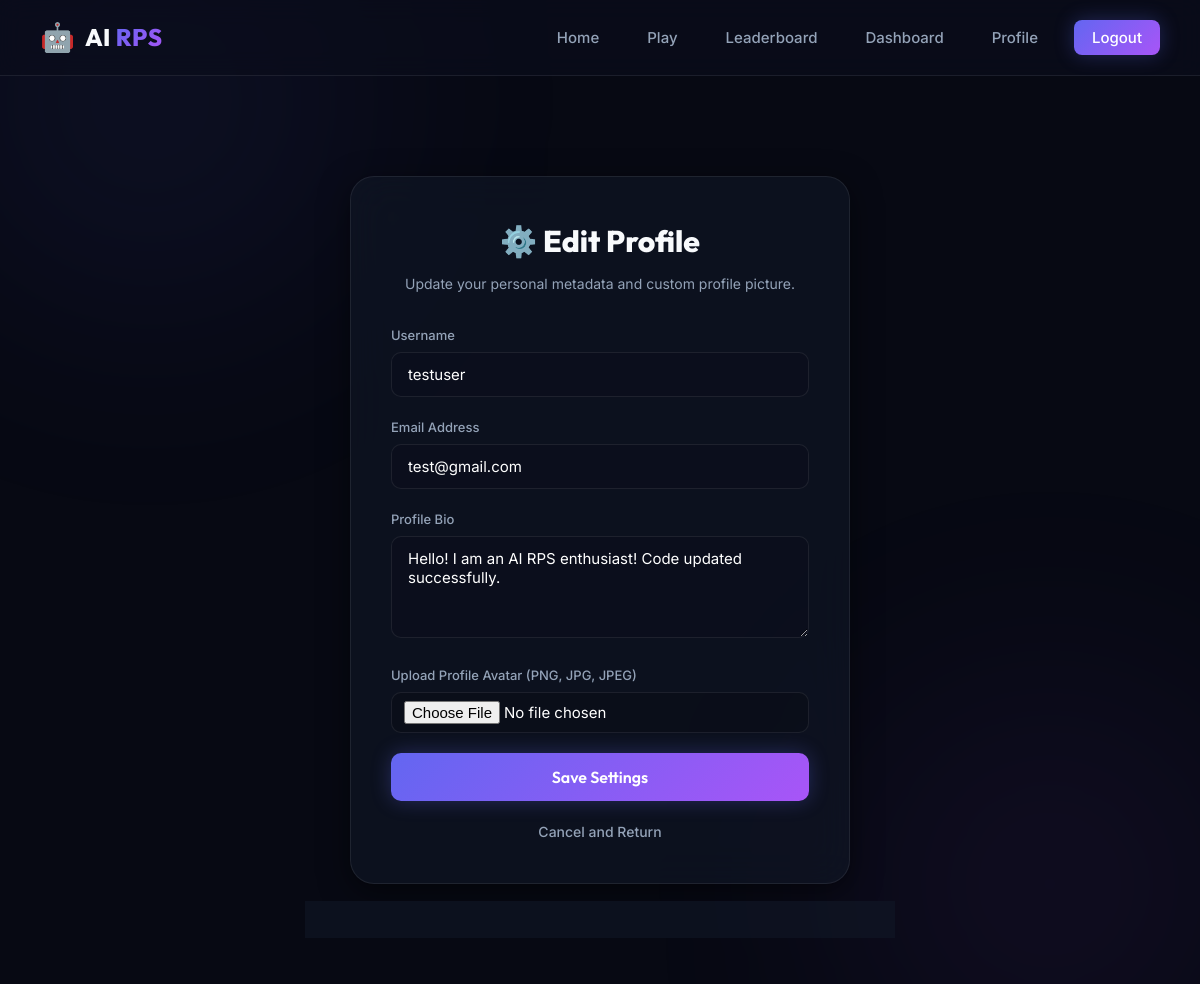
Screenshot of /edit-profile (signed in) with the database file from the repository.
### models/database.py (models this page shows)
class User(UserMixin, db.Model):
    __tablename__ = "users"
    id = db.Column(db.Integer, primary_key=True)
    username = db.Column(
        db.String(100),
        unique=True,
        nullable=False
    )
    email = db.Column(
        db.String(150),
        unique=True,
        nullable=False
    )
    password = db.Column(
        db.String(255),
        nullable=False
    )
    profile_image = db.Column(
        db.String(255),
        default="Monish.jpeg"
    )
    joined_on = db.Column(
        db.DateTime,
        default=db.func.current_timestamp()
    )
    bio = db.Column(
        db.String(300),
        default="Hello! I'm using AI RPS."
    )
    games = db.relationship(
        "GameHistory",
        backref="user",
        lazy=True
    )

### app.py (the view, shortened to what this page needs)
@app.route("/edit-profile", methods=["GET", "POST"])
@login_required
def edit_profile():
    return render_template("edit_profile.html")

### app.py (called while the page is built)
    @login_manager.user_loader
    def load_user(user_id):
        return User.query.get(int(user_id))

### templates/edit_profile.html (shortened to what this page needs)
{% extends "base.html" %}
{% block content %}
<div class="auth-container" style="max-width: 500px;">
    <h1>⚙️ Edit Profile</h1>
    <p class="auth-subtitle">Update your personal metadata and custom profile picture.</p>
    <form method="POST" enctype="multipart/form-data">
        <div class="form-group">
            <label for="username">Username</label>
            <input
                id="username"
                type="text"
                name="username"
                value="{{ current_user.username }}"
                required
            >
        </div>
        <div class="form-group">
            <label for="email">Email Address</label>
            <input
                id="email"
                type="email"
                name="email"
                value="{{ current_user.email }}"
                required
            >
        </div>
        <div class="form-group">
            <label for="bio">Profile Bio</label>
            <textarea
                id="bio"
                name="bio"
                rows="4"
                placeholder="Tell us about yourself..."
                style="resize: vertical;"
            >{{ current_user.bio }}</textarea>
        </div>
        <div class="form-group">
            <label for="profile_image">Upload Profile Avatar (PNG, JPG, JPEG)</label>
            <input
                id="profile_image"
                type="file"
                name="profile_image"
                accept=".png,.jpg,.jpeg"
                style="padding: 8px 12px; background: rgba(0, 0, 0, 0.15);"
            >
        </div>
        <button type="submit" class="auth-btn">
            Save Settings
        </button>
        <p class="auth-link">
            <a href="/profile" style="color: var(--text-muted); font-weight: 500;">Cancel and Return</a>
        </p>
    </form>
</div>
{% endblock %}

### static/css/style.css (style rules this page uses)
:root { --bg-dark: #070913; --card-bg: rgba(17, 24, 39, 0.6); --card-border: rgba(255, 255, 255, 0.08); --card-border-hover: rgba(56, 189, 248, 0.3); --primary: #6366f1; --primary-gradient: linear-gradient(135deg, #6366f1, #a855f7); --accent: #38bdf8; --accent-gradient: linear-gradient(135deg, #38bdf8, #0ea5e9); --success: #10b981; --success-gradient: linear-gradient(135deg, #10b981, #059669); --danger: #ef4444; --danger-gradient: linear-gradient(135deg, #ef4444, #b91c1c); --warning: #f59e0b; --warning-gradient: linear-gradient(135deg, #f59e0b, #d97706); --text-main: #f8fafc; --text-muted: #94a3b8; --shadow-sm: 0 2px 8px rgba(0, 0, 0, 0.3); --shadow-md: 0 8px 30px rgba(0, 0, 0, 0.5); --shadow-glow: 0 0 20px rgba(99, 102, 241, 0.3); --transition-smooth: all 0.3s cubic-bezier(0.4, 0, 0.2, 1); }
* { margin: 0; padding: 0; box-sizing: border-box; }
body { background-color: var(--bg-dark); color: var(--text-main); font-family: 'Inter', system-ui, -apple-system, sans-serif; min-height: 100vh; overflow-x: hidden; line-height: 1.6; position: relative; }
.btn, button, .play-btn { display: inline-flex; align-items: center; justify-content: center; padding: 12px 30px; font-family: 'Outfit', sans-serif; font-size: 16px; font-weight: 600; border-radius: 10px; border: none; cursor: pointer; transition: var(--transition-smooth); gap: 8px; text-decoration: none; }
.auth-container { max-width: 450px; margin: 60px auto; background: var(--card-bg); border: 1px solid var(--card-border); backdrop-filter: blur(20px); border-radius: 24px; padding: 40px; box-shadow: var(--shadow-md); animation: slideUp 0.6s cubic-bezier(0.16, 1, 0.3, 1); }
.auth-container h1 { font-family: 'Outfit', sans-serif; font-size: 30px; margin-bottom: 8px; font-weight: 800; text-align: center; }
.auth-subtitle { text-align: center; color: var(--text-muted); font-size: 14px; margin-bottom: 30px; }
.form-group { margin-bottom: 20px; text-align: left; }
.form-group label { display: block; font-size: 13px; color: var(--text-muted); margin-bottom: 6px; font-weight: 500; }
.form-group input, .form-group textarea { width: 100%; padding: 12px 16px; background: rgba(10, 14, 28, 0.6); border: 1px solid var(--card-border); border-radius: 10px; color: white; font-family: 'Inter', sans-serif; font-size: 15px; outline: none; transition: var(--transition-smooth); }
.auth-btn { width: 100%; padding: 14px; font-size: 16px; background: var(--primary-gradient); color: white; font-weight: 600; border-radius: 10px; margin-bottom: 20px; box-shadow: var(--shadow-glow); }
.auth-link { text-align: center; font-size: 14px; color: var(--text-muted); }
.auth-link a { color: var(--accent); text-decoration: none; font-weight: 600; }

### rows the page displays
User: username "testuser", email "test@gmail.com", bio "Hello! I am an AI RPS enthusiast! Code updated successfully."
